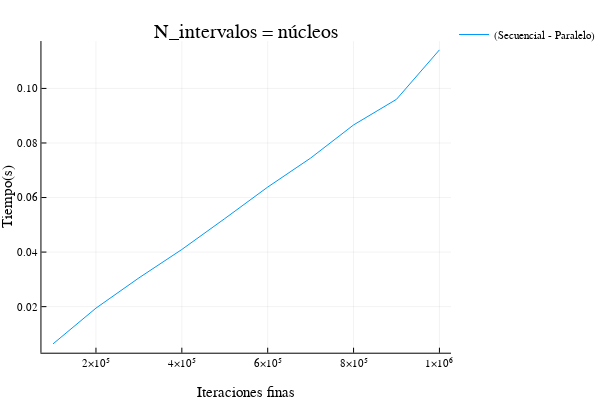

Notebook cell for this chart:
### Code cell
plotly()
plot(lista_tiempos_x, diferencia_16, label="(Secuencial - Paralelo)", title="N_intervalos = núcleos", xlabel="Iteraciones finas", ylabel="Tiempo(s)")

### Figure 1 — Plotly figure (JSON) as saved in the notebook; plotly's stock layout.template omitted (floating-point values rounded to 4 significant figures)
{"data": [{"colorbar": {"title": ""}, "legendgroup": "(Secuencial - Paralelo)", "line": {"color": "rgba(0, 154, 250, 1.000)", "dash": "solid", "shape": "linear", "width": 1}, "mode": "lines", "name": "(Secuencial - Paralelo)", "showlegend": true, "type": "scatter", "x": [100000, 200000, 300000, 400000, 500000, 600000.0, 700000, 800000, 900000, 1000000], "xaxis": "x1", "y": [0.006346, 0.01945, 0.03053, 0.04095, 0.05227, 0.06383, 0.07447, 0.08661, 0.09601, 0.1141], "yaxis": "y1", "zmax": null, "zmin": null}], "layout": {"annotations": [{"font": {"color": "rgba(0, 0, 0, 1.000)", "family": "sans-serif", "size": 20}, "rotation": 0, "showarrow": false, "text": "N_intervalos = núcleos", "x": 0.5424, "xanchor": "center", "xref": "paper", "y": 1, "yanchor": "top", "yref": "paper"}], "height": 400, "legend": {"bgcolor": "rgba(255, 255, 255, 1.000)", "bordercolor": "rgba(0, 0, 0, 1.000)", "font": {"color": "rgba(0, 0, 0, 1.000)", "family": "sans-serif", "size": 11}, "tracegroupgap": 0, "x": 1, "y": 1}, "margin": {"b": 20, "l": 0, "r": 0, "t": 20}, "paper_bgcolor": "rgba(255, 255, 255, 1.000)", "plot_bgcolor": "rgba(255, 255, 255, 1.000)", "showlegend": true, "width": 600, "xaxis": {"anchor": "y1", "domain": [0.09128, 0.9934], "gridcolor": "rgba(0, 0, 0, 0.100)", "gridwidth": 0.5, "linecolor": "rgba(0, 0, 0, 1.000)", "mirror": false, "range": [73000, 1027000], "showgrid": true, "showline": true, "showticklabels": true, "tickangle": 0, "tickcolor": "rgb(0, 0, 0)", "tickfont": {"color": "rgba(0, 0, 0, 1.000)", "family": "sans-serif", "size": 11}, "tickmode": "array", "ticks": "inside", "ticktext": ["2×10⁵", "4×10⁵", "6×10⁵", "8×10⁵", "1×10⁶"], "tickvals": [200000, 400000, 600000, 800000, 1000000], "title": "Iteraciones finas", "titlefont": {"color": "rgba(0, 0, 0, 1.000)", "family": "sans-serif", "size": 15}, "type": "-", "visible": true, "zeroline": false, "zerolinecolor": "rgba(0, 0, 0, 1.000)"}, "yaxis": {"anchor": "x1", "domain": [0.07581, 0.9415], "gridcolor": "rgba(0, 0, 0, 0.100)", "gridwidth": 0.5, "linecolor": "rgba(0, 0, 0, 1.000)", "mirror": false, "range": [0.003113, 0.1174], "showgrid": true, "showline": true, "showticklabels": true, "tickangle": 0, "tickcolor": "rgb(0, 0, 0)", "tickfont": {"color": "rgba(0, 0, 0, 1.000)", "family": "sans-serif", "size": 11}, "tickmode": "array", "ticks": "inside", "ticktext": ["0.02", "0.04", "0.06", "0.08", "0.10"], "tickvals": [0.02, 0.04, 0.06, 0.08, 0.1], "title": "Tiempo(s)", "titlefont": {"color": "rgba(0, 0, 0, 1.000)", "family": "sans-serif", "size": 15}, "type": "-", "visible": true, "zeroline": false, "zerolinecolor": "rgba(0, 0, 0, 1.000)"}}}
